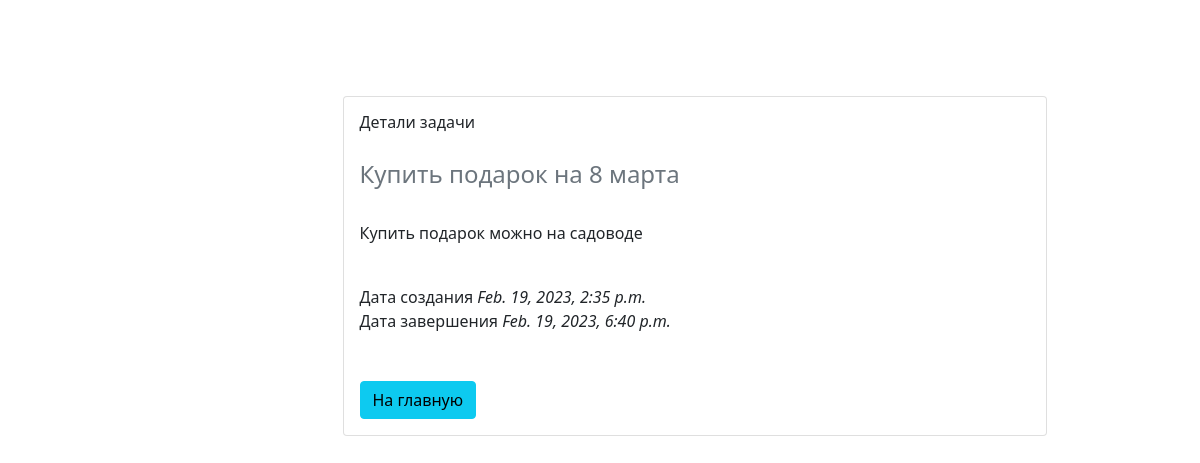
Page /taskdetail/39 on the committed database.
### todomainapp/models.py (models this page shows, shortened)
class hometasks(models.Model):
    taskname = models.CharField(max_length=150, blank=True, null=True)
    taskdescription = models.CharField(max_length=150, blank=True, null=True)
    taskenddate = models.DateTimeField(null=True)
    taskcreatedate = models.DateTimeField(default=timezone.now, null=True)
    taskstatus = models.IntegerField(default=1, blank=True, null=True)
    def __str__(self):
        return self.taskname

### todomainapp/views.py (the view)
# urls.py: path("taskdetail/<int:taskid>", taskdetail.as_view(), name="taskdetail"),
class taskdetail(DetailView):
    model = hometasks
    pk_url_kwarg = "taskid"
    template_name = "todomainapp/taskdetail.html"
    def get_queryset(self, **kwargs):
        return hometasks.objects.filter(id=self.kwargs["taskid"])

### todomainapp/templates/todomainapp/taskdetail.html (shortened to what this page needs)
<!DOCTYPE html>
<html lang="en">
<head>
    <link rel="stylesheet" href="https://cdn.jsdelivr.net/npm/bootstrap-icons@1.7.2/font/bootstrap-icons.css">
    <link rel="stylesheet" href="https://cdnjs.cloudflare.com/ajax/libs/font-awesome/4.7.0/css/font-awesome.min.css">
    <link href="https://cdn.jsdelivr.net/npm/bootstrap@5.1.3/dist/css/bootstrap.min.css" rel="stylesheet"
>
</head>
<body>
<link rel="stylesheet" href="https://cdnjs.cloudflare.com/ajax/libs/boxicons/2.1.0/css/boxicons.min.css"
/>
<link rel="stylesheet"
      href="https://cdnjs.cloudflare.com/ajax/libs/MaterialDesign-Webfont/5.3.45/css/materialdesignicons.css"
/>
<br>
<br>
<br>
<br>
<div class="row d-flex justify-content-center container">
    <div class="col-3"></div>
    <div class="col-8">
        <div class="card" style="width: 100%">
            <div class="card-body">
                <h6 class="card-title">Детали задачи</h6>
                <br>
                <h4 class="card-subtitle mb-2 text-muted"> {{ object }}</h4>
                <br>
                <p class="card-text">{{ object.taskdescription }}</p>
                <br>
                <div class="widget-subheading">Дата создания <i>{{object.taskcreatedate}}</i></div>
                {% if object.taskenddate %}
                <div class="widget-subheading">Дата завершения <i>{{object.taskenddate}}</i></div>
                {% endif %}
                <br>
                <br>
                <a href="/" class="card-link"> <input class="btn btn-info" type="submit" value="На главную"></a>
            </div>
        </div>
    </div>
</div>

### rows in the picture
hometasks: taskname "Купить подарок на 8 марта", taskdescription "Купить подарок можно на садоводе", taskcreatedate "Feb. 19, 2023, 2:35 p.m.", taskenddate "Feb. 19, 2023, 6:40 p.m."
